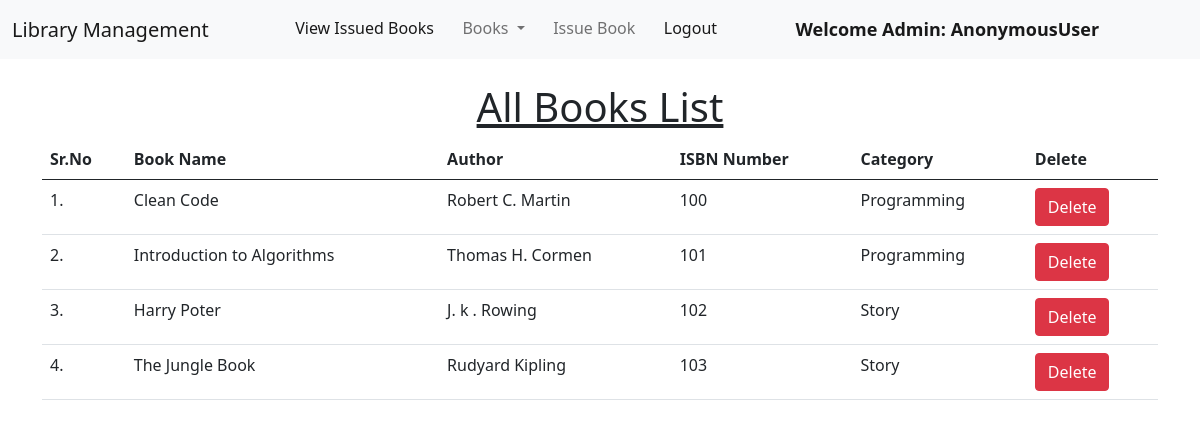
Screenshot of /view_books/ with the database file from the repository.
### library/models.py (models this page shows, shortened)
class Book(models.Model):
    name = models.CharField(max_length=200)
    author = models.CharField(max_length=200)
    isbn = models.PositiveIntegerField()
    category = models.CharField(max_length=50)

### library/views.py (the view)
# urls.py: path("view_books/", views.view_books, name="view_books"),
def view_books(request):
    books = Book.objects.all()
    return render(request, "view_books.html", {'books':books})

### library/templates/view_books.html (shortened to what this page needs)
{% extends 'admin_navbar.html' %}
{% load static %}
{% block body %}
<div class="container mt-4">
    <h1 class="text-center"><u>All Books List</u></h1>
    <table class="table table-hover" id="example">
        <thead>
            <tr>
                <th>Sr.No</th>
                <th>Book Name</th>
                <th>Author</th>
                <th>ISBN Number</th>
                <th>Category</th>
                <th>Delete</th>
            </tr>
        </thead>
        <tbody>
            {% for book in books %}
            <tr>
                <td>{{forloop.counter}}.</td>
                <td>{{book.name}}</td>
                <td>{{book.author}}</td>
                <td>{{book.isbn}}</td>
                <td>{{book.category}}</td>
                <td><a href="/delete_book/{{book.id}}/" class="btn btn-danger" onclick="return confirm('Are you sure you want to delete this book?')">Delete</a></td>
            </tr>
            {% endfor %}
        </tbody>
    </table>
    </div>
{% endblock %}

### library/templates/admin_navbar.html (shortened to what this page needs)
<!doctype html>
<html lang="en">
  <head>
    <link href="https://cdn.jsdelivr.net/npm/bootstrap@5.1.0/dist/css/bootstrap.min.css" rel="stylesheet">
    <link rel="stylesheet" href="https://cdn.datatables.net/1.10.25/css/jquery.dataTables.min.css">
    <link rel="stylesheet" href="https://cdn.datatables.net/buttons/1.7.1/css/buttons.dataTables.min.css">
  </head>
  <body>
    <nav class="navbar navbar-expand-lg navbar-light bg-light">
        <div class="container-fluid">
          <a class="navbar-brand" href="#">Library Management</a>
          <div class="collapse navbar-collapse" id="navbarSupportedContent">
            <ul class="navbar-nav me-auto mb-2 mb-lg-0">
              <li class="nav-item">
                <a class="nav-link active" aria-current="page" href="/view_issued_book/">View Issued Books</a>
              </li>
              <li class="nav-item dropdown">
                <a class="nav-link dropdown-toggle" href="#" id="navbarDropdown" role="button" data-bs-toggle="dropdown" aria-expanded="false">
                  Books
                </a>
              </li>
              <li class="nav-item ">
                <a class="nav-link " href="/issue_book/" id="navbarDropdown" role="button" data-bs-toggle="dropdown" aria-expanded="false">
                  Issue Book
                </a>
              </li>
              <li class="nav-item">
                <a class="nav-link active" aria-current="page" href="/logout/">Logout</a>
              </li>
              <li class="nav-item">
                <a style="font-weight:600; font-family:'Segoe UI', Tahoma, Geneva, Verdana, sans-serif; font-size: large;" class="nav-link active" href="#">Welcome Admin: {{request.user}}</a>
              </li>
            </ul>
          </div>
        </div>
      </nav>
      {% block body %}
      {% endblock %}
  </body>
</html>

### rows the page displays
Book: name "Clean Code", author "Robert C. Martin", isbn "100", category "Programming"
Book: name "Introduction to Algorithms", author "Thomas H. Cormen", isbn "101", category "Programming"
Book: name "Harry Poter", author "J. k . Rowing", isbn "102", category "Story"
Book: name "The Jungle Book", author "Rudyard Kipling", isbn "103", category "Story"

### other values shown
{{ request.user }} "AnonymousUser"
